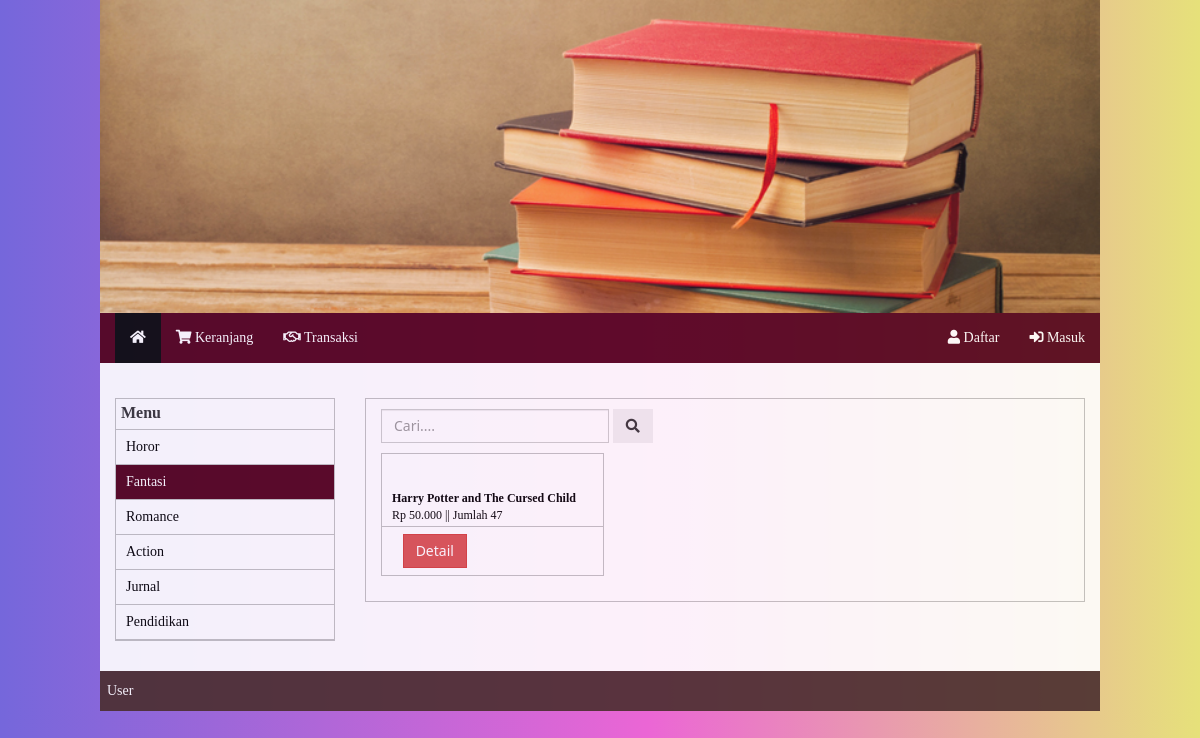
/index.php?cat=2, run on the app's committed database.
### tables this page shows
CREATE TABLE `tbl_produk` (
  `kode_produk` varchar(11) NOT NULL,
  `nama` varchar(50) NOT NULL,
  `pengarang` varchar(25) NOT NULL,
  `id_jenis` int(11) NOT NULL,
  `gambar` varchar(60) NOT NULL,
  `deskripsi` text NOT NULL,
  `harga` int(22) NOT NULL,
  `jumlah` int(11) NOT NULL
);

CREATE TABLE `tbl_jenis` (
  `id_jenis` int(11) NOT NULL,
  `jenis_barang` varchar(50) NOT NULL
);

### element/sidebar_main.php (the view, shortened to what this page needs)
<div class="col-lg-3 sidebar">
				<div class="side">
					<div class="side-header">
						<h2>Menu</h2>
					</div>
					<div class="isi jenis">
						<ul>
							<?php
							$select_jenis=mysql_query("SELECT * FROM tbl_produk GROUP BY id_jenis");
							while ($selJenis=mysql_fetch_array($select_jenis)) { ?>
							<?php
							$jns=mysql_query("SELECT * FROM tbl_jenis WHERE id_jenis='$selJenis[id_jenis]'");
							$jenis=mysql_fetch_array($jns);
							 ?>
							<li>
							<a href="index.php?cat=<?php echo $selJenis['id_jenis']; ?>" <?php if ($selJenis['id_jenis']==@$_GET['cat']) { ?>
							id="actived"
							<?php } ?>
							>
							<?php echo $jenis['jenis_barang']; ?>
							</a></li>
							<?php } ?>
						</ul>
					</div>
				</div>
			</div>

### index.php (shortened to what this page needs)
<!DOCTYPE html>
<html lang="en">
<head>
	<link rel="stylesheet" href="css/biasa.css">
	<link rel="stylesheet" href="css/utama.css">
	<link rel="stylesheet" href="css/font-awesome.min.css">
	<link rel="stylesheet" href="https://use.fontawesome.com/releases/v5.0.9/css/all.css">
</head>
<body>
	<div class="utama">
		<header>
			<div class="gambar">
				<img src="gambar/coverbiasa2.jpg" alt="">
			</div>
		</header>
		<nav class="navbar navbar-inverse">
		  <div class="container-fluid">
		    <ul class="nav navbar-nav">
		      <li class="active">
					<a href="index.php"><i class="fa fa-home"></i></a>
				</li>
				<li>
					<a href="keranjang_belanja.php"><i class="fa fa-shopping-cart"></i> Keranjang</a>
				</li>
				<li>
					<a href="transaksi.php"><i class="far fa-handshake"></i> Transaksi</a>
				</li>
		    </ul>
		    <ul class="nav navbar-nav navbar-right">
		    <?php if (@$_SESSION['username']) { ?>
		    <li><a href="logout.php?page=user"><span class="fa fa-sign-out-alt"></span> Keluar</a></li>
		    <?php
		    }
		    else{
		     ?>
		      <li><a href="register.php"><span class="fa fa-user"></span> Daftar</a></li>
		      <li><a href="login.php"><i class="fas fa-sign-in-alt"></i> Masuk</a></li>
		     <?php } ?>
		    </ul>
		  </div>
		</nav>
		<div class="col-lg-12 body-wrapper">
			<?php require_once"element/sidebar_main.php"; ?>
			<div class="col-lg-9 content-body">
			<?php
			$p=@$_GET['p'];
			if (@$_GET['cat']) {
				$select_produk=mysql_query("SELECT * FROM tbl_produk WHERE id_jenis='$_GET[cat]' AND jumlah<>0 and nama LIKE'%$p%' ORDER BY nama ASC");
			}
			else{
			$select_produk=mysql_query("SELECT * FROM tbl_produk WHERE jumlah>0 and nama LIKE'%$p%' ORDER BY nama ASC");
			}
			 ?>
				<div class="isi-header">
					<div class="content-isi">
						<div class="col-lg-5 search">
							<form action="" method="get" class="form-inline">
									<div class="form-group">
										<input type="search" name="p" id="inputP" class="form-control" placeholder="Cari....">
									</div>
									<button type="submit" class="btn btn-deafault"><i class="fa fa-search"></i></button>
							</form>
						</div>
						<div class="row">
						<?php
						while ($produk=mysql_fetch_array($select_produk)) { ?>
							<div class="col-lg-4 colo">
								<div class="col-lg-12 col">
									<div class="gambar">
									</div>
									<div class="desk">
										<?php echo "<b>".$produk['nama']."</b>"; ?><br>
										<?php echo "Rp ".number_format($produk['harga'],0,',','.'); ?> || Jumlah
                                        <?php echo $produk['jumlah']; ?>
									</div>
									<div class="aksi">
                                    <a type="button" class="btn btn-danger" href="detail_barang.php?produk=<?php echo $produk['kode_produk']; ?>">Detail</a>
									</div>
								</div>
							</div>
						<?php } ?>
						</div>
					</div>
				</div>
			</div>
		</div>
		<footer>
			<h5>User </h5>
		</footer>
		</div>
</body>
</html>

### css/utama.css (style rules this page uses)
body { font-family: segoe ui; background: rgba(117,103,219,1); background: -moz-linear-gradient(left, rgba(117,103,219,1) 0%, rgba(117,103,219,1) 0%, rgba(235,102,213,1) 54%, rgba(230,225,122,1) 100%); background: -webkit-gradient(left top, right top, color-stop(0%, rgba(117,103,219,1)), color-stop(0%, rgba(117,103,219,1)), color-stop(54%, rgba(235,102,213,1)), color-stop(100%, rgba(230,225,122,1))); background: -webkit-linear-gradient(left, rgba(117,103,219,1) 0%, rgba(117,103,219,1) 0%, rgba(235,102,213,1) 54%, rgba(230,225,122,1) 100%); background: -o-linear-gradient(left, rgba(117,103,219,1) 0%, rgba(117,103,219,1) 0%, rgba(235,102,213,1) 54%, rgba(230,225,122,1) 100%); background: -ms-linear-gradient(left, rgba(117,103,219,1) 0%, rgba(117,103,219,1) 0%, rgba(235,102,213,1) 54%, rgba(230,225,122,1) 100%); background: linear-gradient(to right, rgba(117,103,219,1) 0%, rgba(117,103,219,1) 0%, rgba(235,102,213,1) 54%, rgba(230,225,122,1) 100%); filter: progid:DXImageTransform.Microsoft.gradient( startColorstr='#7567db', endColorstr='#e6e17a', GradientType=1 ); }
.form-control { border-radius: 0px; color: black; }
.btn { border-radius: 0px; }
.utama { max-width: 1000px; margin: 0 auto;background-color: white;opacity: 0.9; }
header { min-height: 100%; }
header .gambar img { width: 100%; }
.navbar { border-radius: 0px; font-family:futura; }
.navbar-inverse { border: none; background-color: #510119; }
.navbar-inverse .navbar-nav>li>a { color: white; }
.body-wrapper { padding: 15px 0px; }
.sidebar { min-height: 200px; padding: 0px 5x; }
.side { border: 1px solid silver; margin-bottom: 15px; font-family:futura; }
.side .isi { padding: 5px; }
.side .jenis { padding: 0px; }
.side .isi ul { padding: 0; margin: 0; list-style: none; }
.side .isi ul li a { display: block; padding: 7px 10px; border-bottom: 1px solid silver; color: black; }
.side .isi ul li #actived { background-color: #510119; color: white; }
.side .side-header h2 { margin: 0; font-size: 16px; font-weight: bold; }
.side .side-header { padding: 5px; border-bottom: 1px solid silver; }
.isi-header { border: 1px solid silver; padding:0px; }
.content-body { padding: 0px 5x; }
.content-header h1,h2,h3,h4,h5,h6 { display: inline-block; margin: 0; }
.content-isi { padding: 5px; }
.content-isi .row { margin:10px 5px; padding: 0; }
.content-isi .colo { margin-bottom: 10px; padding: 0px 5px; }
.content-isi .col { border:1px solid silver; padding:0px; }
.content-isi .col .gambar { padding: 7px; background-color: white; text-align: center; }
.content-isi .col .aksi { border-top: 1px solid silver; padding:7px; }
.content-isi .col .aksi .btn { border-radius: 0px; }
footer { background: #4A2E2E; clear: both; color: white; padding: 10px 7px; font-family: bellota; }

### index.php (style rules this page uses)
.desk { color: black; padding: 2px 10px; font-size: 12px; font-family: century gothic; }
.search { padding: 0; margin:5px 10px 0px; }

### data on the page
tbl_produk: id_jenis.jenis_barang "Horor"
tbl_produk: id_jenis.jenis_barang "Fantasi", nama "Harry Potter and The Cursed Child", harga "50.000", jumlah "47"
tbl_produk: id_jenis.jenis_barang "Romance"
tbl_produk: id_jenis.jenis_barang "Action"
tbl_produk: id_jenis.jenis_barang "Jurnal"
tbl_produk: id_jenis.jenis_barang "Pendidikan"
